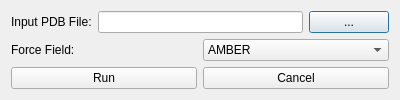
<?xml version="1.0" encoding="UTF-8"?>
<ui version="4.0">
 <class>Pdb2Pqr</class>
 <widget class="QDialog" name="Pdb2Pqr">
  <property name="geometry">
   <rect>
    <x>0</x>
    <y>0</y>
    <width>400</width>
    <height>87</height>
   </rect>
  </property>
  <property name="windowTitle">
   <string>PDB2PQR</string>
  </property>
  <layout class="QVBoxLayout" name="verticalLayout">
   <item>
    <layout class="QHBoxLayout" name="horizontalLayout">
     <item>
      <widget class="QLabel" name="label">
       <property name="text">
        <string>Input PDB File:</string>
       </property>
      </widget>
     </item>
     <item>
      <widget class="QLineEdit" name="inputFileNameLineEdit"/>
     </item>
     <item>
      <widget class="QPushButton" name="inputFileNameButton">
       <property name="text">
        <string>...</string>
       </property>
      </widget>
     </item>
    </layout>
   </item>
   <item>
    <layout class="QHBoxLayout" name="horizontalLayout_3">
     <item>
      <widget class="QLabel" name="label_2">
       <property name="text">
        <string>Force Field:</string>
       </property>
      </widget>
     </item>
     <item>
      <widget class="QComboBox" name="forceFieldComboBox">
       <item>
        <property name="text">
         <string>AMBER</string>
        </property>
       </item>
       <item>
        <property name="text">
         <string>CHARMM</string>
        </property>
       </item>
       <item>
        <property name="text">
         <string>PARSE</string>
        </property>
       </item>
       <item>
        <property name="text">
         <string>TYL06</string>
        </property>
       </item>
       <item>
        <property name="text">
         <string>PEOEPB</string>
        </property>
       </item>
       <item>
        <property name="text">
         <string>SWANSON</string>
        </property>
       </item>
      </widget>
     </item>
    </layout>
   </item>
   <item>
    <layout class="QHBoxLayout" name="horizontalLayout_2">
     <item>
      <widget class="QPushButton" name="runButton">
       <property name="text">
        <string>Run</string>
       </property>
      </widget>
     </item>
     <item>
      <widget class="QPushButton" name="cancelButton">
       <property name="text">
        <string>Cancel</string>
       </property>
      </widget>
     </item>
    </layout>
   </item>
  </layout>
 </widget>
 <resources/>
 <connections/>
</ui>
